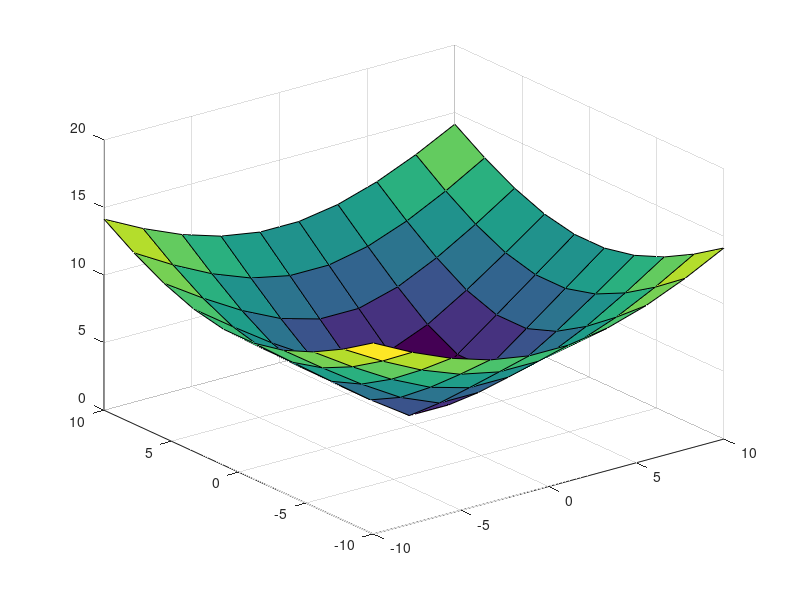

Write the MATLAB code that produced this figure.
% Zadatak 9.

% Nacrtajte funkciju Z = sqrt(X2 + Y2) korištenjem funkcije surf.

clear
clc

x = linspace(-10,10,10);
y = linspace(-10,10,10);

[x,y] = meshgrid(x, y);

z = sqrt(x.^2+y.^2);

surf(x, y, z);